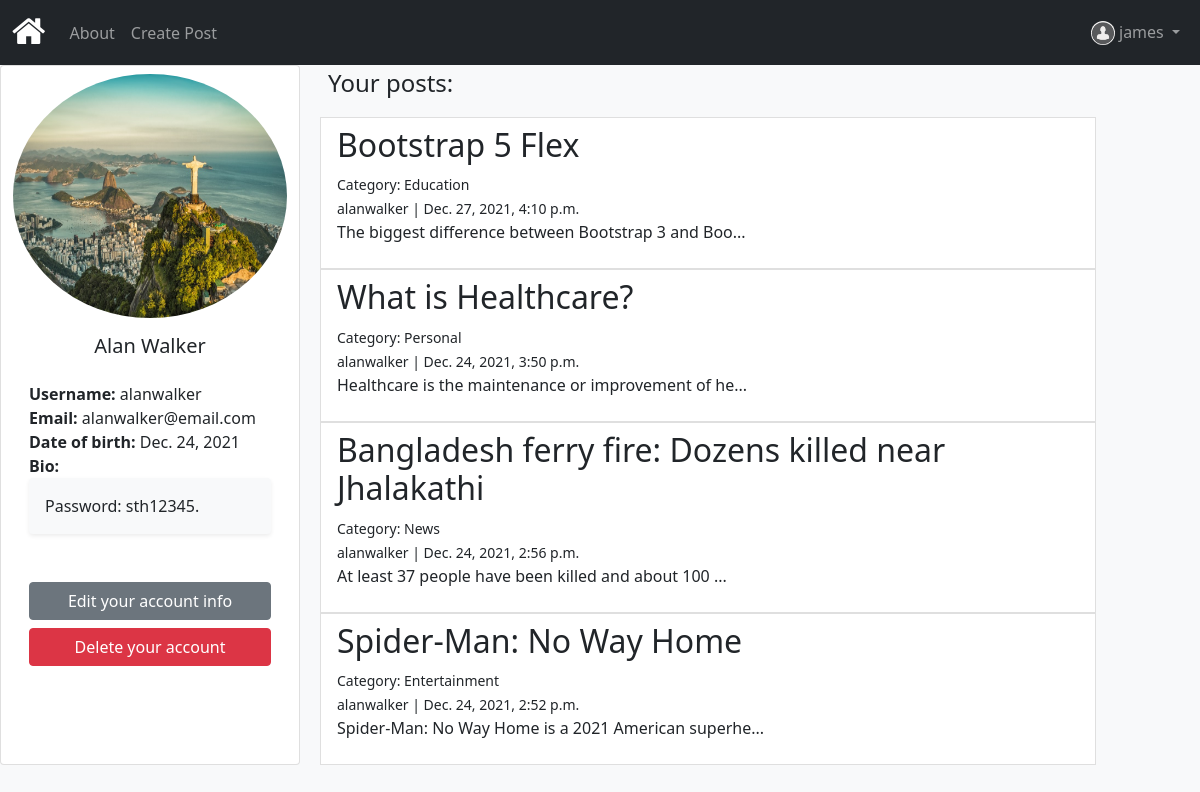
Screenshot of /accounts/profile/alanwalker/ (signed in) with the database file from the repository.
### accounts/models.py (models this page shows)
class Author(models.Model):
    user= models.OneToOneField(User,default=None,on_delete=models.CASCADE)
    birth_date = models.DateField('Date of birth')
    bio = models.TextField(max_length=500, blank=True,null=True)
    photo=models.ImageField(default='default.png', blank=True)
    def __str__(self):
        return f'{self.user.username}'
    class Meta:
        ordering=['user']

### articles/models.py (models this page shows, shortened)
class Article(models.Model):
    type=[('Personal','Personal'),
    ('Fashion','Fashion'),
    ('Food','Food'),
    ('Travel','Travel'),
    ('Music','Music'),
    (' Lifestyle',' Lifestyle'),
    ('Fitness','Fitness'),
    ('Sports','Sports'),
    ('News','News'),
    ('Entertainment','Entertainment'),
    ('Healthcare','Healthcare'),
    ('Education','Education'),
    ]
    title = models.CharField(max_length=255,unique=True)
    body = models.TextField()
    create_date = models.DateTimeField('Created on', auto_now_add=True)
    update_date = models.DateTimeField(auto_now=True)
    slug = models.SlugField()
    category = models.CharField(max_length=255,choices=type)
    author = models.ForeignKey(Author, default=None,on_delete=models.CASCADE)
    def snippet(self):
        return self.body[:50] + '...'
    class Meta:
        ordering=['-create_date','title']

### accounts/views.py (the view)
# urls.py: path('profile/<str:username>/',profileView,name='profile'),
@login_required(login_url='/accounts/login/')
def profileView(request,username):
    if hasattr(request.user,'author'):
        context=dict()
        context['author']=get_object_or_404(Author,user__username=username)
        context['profile_posts']=context['author'].article_set.all()
        return render(request,template_name='profile.html', context=context)
    return redirect('articles:home')

### accounts/templates/profile.html (shortened to what this page needs)
{% extends './base.html'%}
{% block content %}
<div class="row">
    <div class="card col-12 col-md-3" >
        <img src="{{author.photo.url}}" class="card-img-top rounded-circle ms-0 mt-2" width="50%" height="35%" alt="Author image">
        <div class="card-body">
                <h5 class="card-title mb-4 text-center">{{author.user.first_name}} {{author.user.last_name}}</h5>
                <div class="card-text">
                    <ul class="list-unstyled">
                        <li><span class="fw-bold">Username:</span> <span>{{author.user.username}}</span> </li>
                        <li><span class="fw-bold">Email:</span> <span>{{author.user.email}}</span> </li>
                        <li><span class="fw-bold">Date of birth:</span> <span>{{author.birth_date}}</span> </li>
                        <li><div class="fw-bold">Bio:</div> <div class="shadow-sm p-3 mb-5 bg-light rounded">{{author.bio}}</div> </li>
                    </ul>
                    <div class="d-grid">
                        <a class="btn btn-secondary" href="{% url 'accounts:update' author.user.username %}" role="button"> Edit your account info</a>
                    </div>
                    <div class="d-grid mt-2">
                        <a href="{% url 'accounts:delete' author.user.username %}" class="btn btn-danger">Delete your account</a>
                    </div>
                </div>
        </div>
    </div>
    <div class="ms-2 col-12 col-md-8">
    {% if profile_posts %}
    <p class="ms-2 fs-4">Your posts:</p>
        {% for article in profile_posts %}
        <a href="{% url 'articles:post' article.slug %}" style="text-decoration: none ;">
            <li class="list-group-item">
            <h2>{{article.title}}</h2>
            <div><small>Category: {{article.category}}</small></div>
            <div><small>{{article.author}} | {{article.create_date}}</small></div>
            <p>{{article.snippet}}</p>
            </li>
        </a>
        {% endfor %}
    {% else %}
    <p class="ms-2 fs-4">No posts created</div>
    {% endif %}
    </div>
</div>
{% endblock %}

### templates/base.html (shortened to what this page needs)
{% load static %}
<!DOCTYPE html>
<html>
    <head>
        <link href="https://cdn.jsdelivr.net/npm/bootstrap@5.1.3/dist/css/bootstrap.min.css" rel="stylesheet">
        <link rel="stylesheet" href="https://cdnjs.cloudflare.com/ajax/libs/font-awesome/4.7.0/css/font-awesome.min.css">
    </head>
    <body class="bg-light text-dark">
<nav class="navbar sticky-top navbar-expand-sm bg-dark navbar-dark">
  <div class="container-fluid">
    <a class="navbar-brand" href="{% url 'articles:home' %}"><i class="fa fa-home" style="font-size:36px;color:white"></i></a>
    <div class="collapse navbar-collapse" id="collapsibleNavbar">
      <ul class="navbar-nav">
        <li class="nav-item">
          <a class="nav-link" href="{% url 'articles:about' %}">About</a>
        </li>
        {% if user.is_authenticated and user.author %}
        <li class="nav-item">
          <a class="nav-link" href="{% url 'articles:create' %}">Create Post</a>
        </li>
        {% endif %}
      </ul>
    </div>
    <ul class="navbar-nav justify-content-end">
      {% if user.is_authenticated and user.author %}
      <li class="nav-item dropdown">
        <a class="nav-link dropdown-toggle" id="navbarDropdownMenuLink" role="button" data-bs-toggle="dropdown" aria-expanded="false">
          <span><img src="{{user.author.photo.url}}" class="rounded-circle justify-content-end d-inline-block" width="24" height="24" alt="Author"></span>
          {{user.username}}
        </a>
      </li>
      {% endif %}
    </ul>
  </div>
</nav>
        <div class="container-fluid">
        {% block content %}
        {% endblock %}
        </div>
    </body>
</html>

### rows the page displays
Author: photo (picture), user.first_name "Alan", user.last_name "Walker", user.username "alanwalker", user.email "alanwalker@email.com", birth_date "Dec. 24, 2021", bio "Password: sth12345."
Article: title "Bootstrap 5 Flex", category "Education", author "alanwalker", create_date "Dec. 27, 2021, 4:10 p.m.", snippet "The biggest difference between Bootstrap 3 and Boo..."
Article: title "What is Healthcare?", category "Personal", author "alanwalker", create_date "Dec. 24, 2021, 3:50 p.m.", snippet "Healthcare is the maintenance or improvement of he..."
Article: title "Bangladesh ferry fire: Dozens killed near Jhalakathi", category "News", author "alanwalker", create_date "Dec. 24, 2021, 2:56 p.m.", snippet "At least 37 people have been killed and about 100 ..."
Article: title "Spider-Man: No Way Home", category "Entertainment", author "alanwalker", create_date "Dec. 24, 2021, 2:52 p.m.", snippet "Spider-Man: No Way Home is a 2021 American superhe..."

### other values shown
{{ user.username }} "james"
